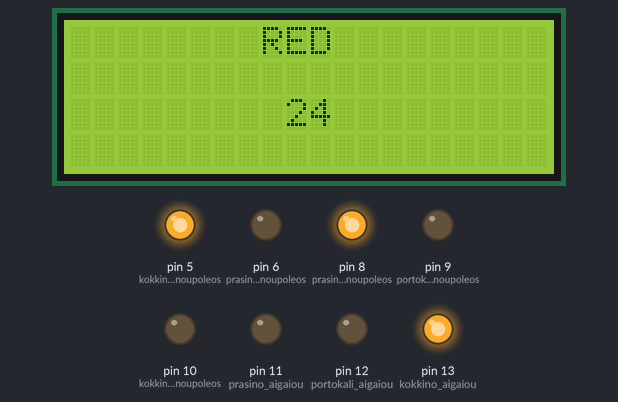
Bench run of a sketch on a simulated Arduino Uno, built with avr-gcc and run on an emulated ATmega328P. Shown: 20×4 character LCD, output pins drawn as LEDs (lit = HIGH).

Above: at 0.1 s.
At 11.2 s:
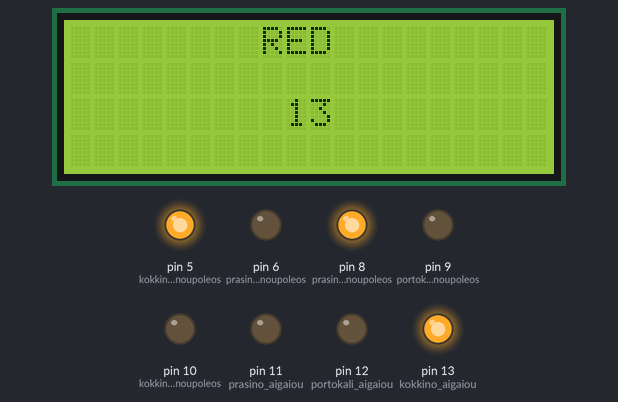
At 23.3 s:
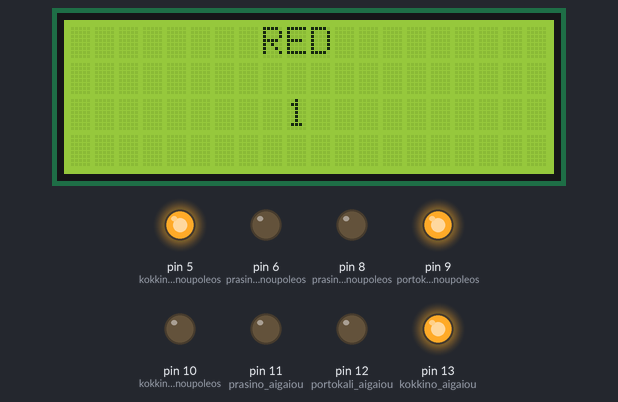
At 35.5 s:
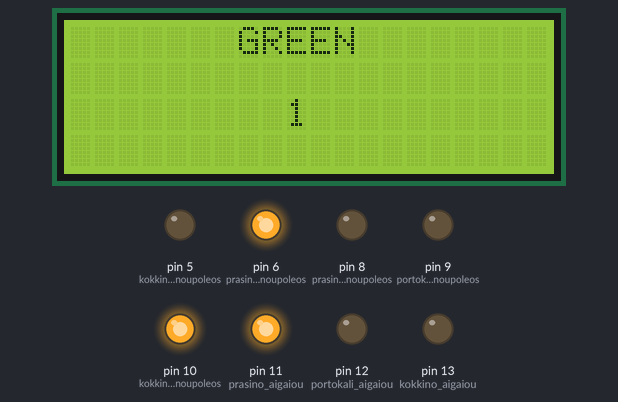
At 36.5 s:
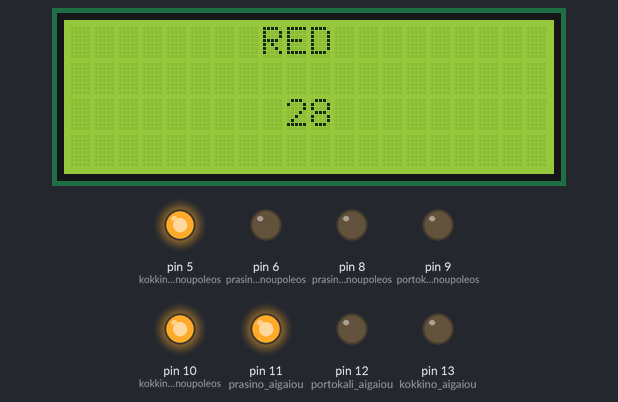
At 38.5 s:
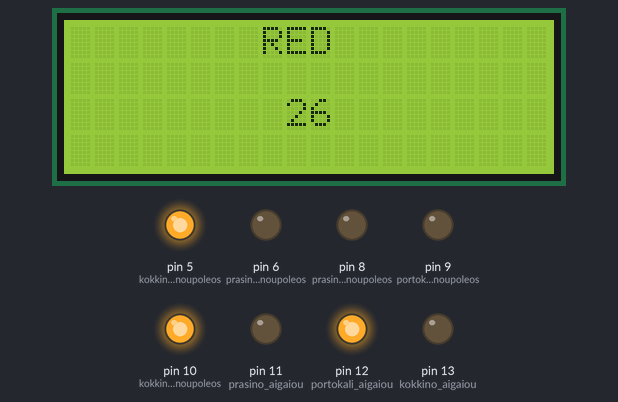
Timing chart, 0 to 40.0 s (numbered marks = the images above):
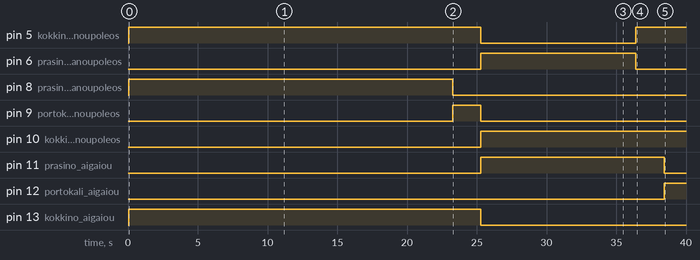

Measured:
- by itself, pin 5 (kokkino_pezon_adrianoupoleos): LOW → HIGH at 0.06 s, → LOW 25.2 s later, → HIGH 11.1 s later
- by itself, pin 6 (prasino_pezon_adrianoupoleos): LOW → HIGH at 25.3 s, → LOW 11.1 s later
- by itself, pin 8 (prasino_adrianoupoleos): HIGH → LOW at 23.3 s
- by itself, pin 9 (portokali_adrianoupoleos): LOW → HIGH at 23.3 s, → LOW 2.0 s later
- by itself, pin 10 (kokkino_adrianoupoleos): LOW → HIGH at 25.3 s
- by itself, pin 11 (prasino_aigaiou): LOW → HIGH at 25.3 s, → LOW 13.1 s later
- by itself, pin 12 (portokali_aigaiou): LOW → HIGH at 38.4 s
- by itself, pin 13 (kokkino_aigaiou): HIGH → LOW at 25.3 s

The sketch:

traffic_lights.ino
```cpp
#include <Wire.h>
#include <LCD.h>
#include <LiquidCrystal_I2C.h>
#define DELAY_ADRIANOUPOLEOS 15
#define DELAY_AIGAIOU 25

LiquidCrystal_I2C lcd(0x27,2,1,0,4,5,6,7);

/*Pin declaration*/

int prasino_aigaiou = 11;
int portokali_aigaiou = 12;
int kokkino_aigaiou = 13;
int prasino_adrianoupoleos = 8;
int portokali_adrianoupoleos = 9;
int kokkino_adrianoupoleos = 10;
int kokkino_pezon_adrianoupoleos = 5;
int prasino_pezon_adrianoupoleos = 6;
int i=0,j=0;


void setup() {
  pinMode(prasino_aigaiou, OUTPUT);
  pinMode(portokali_aigaiou, OUTPUT);
  pinMode(kokkino_aigaiou, OUTPUT);
  pinMode(prasino_adrianoupoleos, OUTPUT);
  pinMode(portokali_adrianoupoleos, OUTPUT);
  pinMode(kokkino_adrianoupoleos, OUTPUT);
  pinMode(kokkino_pezon_adrianoupoleos, OUTPUT);
  pinMode(prasino_pezon_adrianoupoleos, OUTPUT);
  lcd.begin (20,4); // 16 x 2 LCD module
  lcd.setBacklightPin(3,POSITIVE); // BL, BL_POL
  lcd.setBacklight(HIGH);
  digitalWrite(prasino_aigaiou, LOW);
  digitalWrite(portokali_aigaiou, LOW);
  digitalWrite(kokkino_aigaiou, HIGH );
  digitalWrite(prasino_adrianoupoleos, HIGH );
}


void loop() {
  j=DELAY_AIGAIOU-1;
  adrianoupoleos_sequence();
  aigaiou_sequence();
}

void aigaiou_sequence(){
  digitalWrite(kokkino_pezon_adrianoupoleos, LOW);
  digitalWrite(prasino_pezon_adrianoupoleos, HIGH );
  j=DELAY_ADRIANOUPOLEOS-4;
  for(i=0;i<DELAY_ADRIANOUPOLEOS-4;i++) {
    lcd.clear();
    lcd.setCursor(7,0);
    lcd.print("GREEN");
    lcd.setCursor(9,2);
    lcd.print(j);
    delay(1000);
    j=j-1;}
  digitalWrite(kokkino_pezon_adrianoupoleos, HIGH);
  digitalWrite(prasino_pezon_adrianoupoleos, LOW );
    j=DELAY_AIGAIOU+3;
    for(i;i<DELAY_ADRIANOUPOLEOS-2;i++) {
    lcd.clear();
    lcd.setCursor(8,0);
    lcd.print("RED");
    lcd.setCursor(9,2);
    lcd.print(j);
    delay(1000);
    j=j-1;}
  digitalWrite(prasino_aigaiou, LOW);
  digitalWrite(portokali_aigaiou, HIGH);
   for(i;i<DELAY_ADRIANOUPOLEOS;i++) {
    lcd.clear();
    lcd.setCursor(8,0);
    lcd.print("RED");
    lcd.setCursor(9,2);
    lcd.print(j);
    delay(1000);
    j=j-1;}
  digitalWrite(portokali_aigaiou, LOW);
  digitalWrite(kokkino_aigaiou, HIGH );
  digitalWrite(kokkino_adrianoupoleos, LOW );
  digitalWrite(prasino_adrianoupoleos, HIGH );
  }

  void adrianoupoleos_sequence(){
  digitalWrite(kokkino_pezon_adrianoupoleos, HIGH);
  digitalWrite(prasino_pezon_adrianoupoleos, LOW);
  for(i=0;i<DELAY_AIGAIOU-2;i++) {
    lcd.clear();
    lcd.setCursor(8,0);
    lcd.print("RED");
    lcd.setCursor(9,2);
    lcd.print(j);
    delay(1000);
    j=j-1;}
  digitalWrite(prasino_adrianoupoleos, LOW );
  digitalWrite(portokali_adrianoupoleos, HIGH );
   for(i;i<DELAY_AIGAIOU;i++) {
    lcd.clear();
    lcd.setCursor(8,0);
    lcd.print("RED");
    lcd.setCursor(9,2);
    lcd.print(j);
    delay(1000);
    j=j-1;}
  digitalWrite(portokali_adrianoupoleos, LOW );
  digitalWrite(kokkino_adrianoupoleos, HIGH );
  digitalWrite(kokkino_aigaiou, LOW );
  digitalWrite(prasino_aigaiou, HIGH);
  }
```
